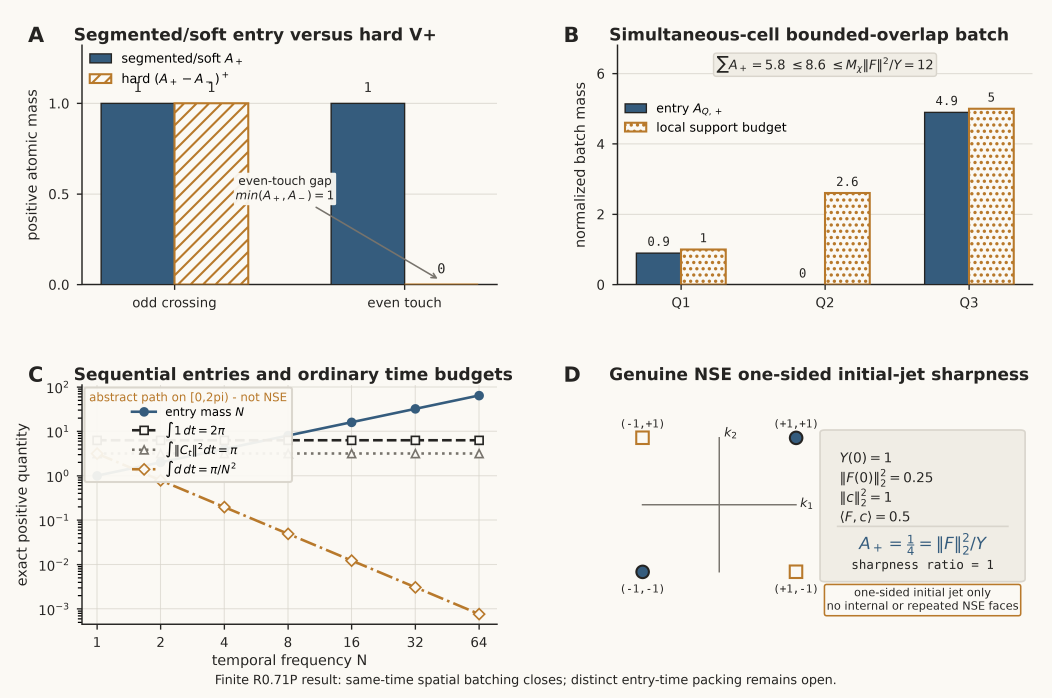
#> input picture figures/r071p-positive-entry-batching/fig-r071p-positive-entry-batching/figure.png, 4206 x 2790 px (shown at 1/4 size)
$ python qa_images.py
#> lines starting #> are read from the running program, lines starting #| are printed output that depends on the picture
#!/usr/bin/env python3
"""Build final-size color and true-grayscale QA previews."""

from __future__ import annotations

from pathlib import Path

from PIL import Image


ROOT = Path(__file__).resolve().parent
TARGET = (1780, 1180)  # 178 mm by 118 mm at 254 dpi.


def main() -> None:
    with Image.open(ROOT / "figure.png") as source:
#> source is the input picture: PIL image 4206x2790 RGBA; mean R, G, B, A 232.3, 231.3, 227, 255
        color = source.convert("RGB").resize(TARGET, Image.Resampling.LANCZOS)
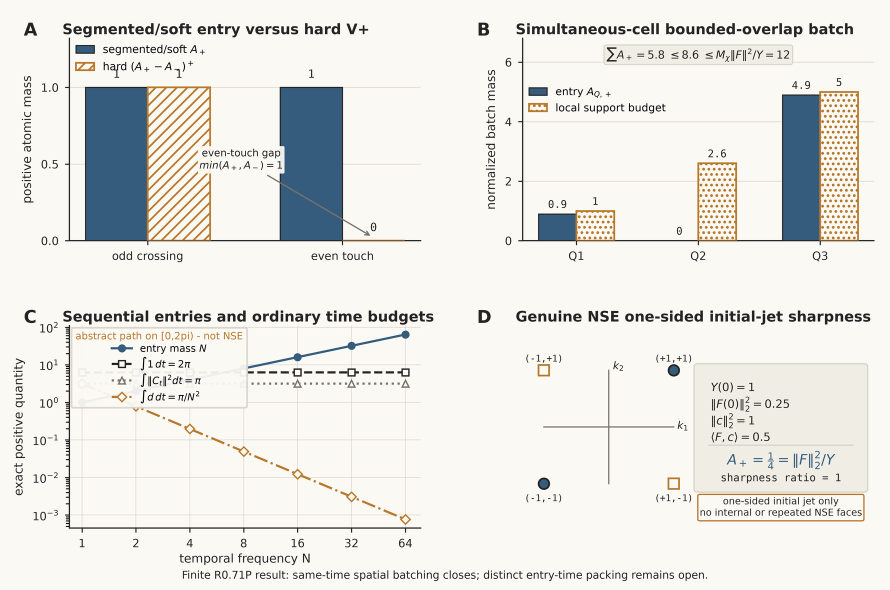
#> color: PIL image 1780x1180 RGB (shown at 1/2 size); mean R, G, B 232.2, 231.3, 227
    color.save(ROOT / "qa-original.png", dpi=(254, 254), optimize=True)
    gray = color.convert("L")
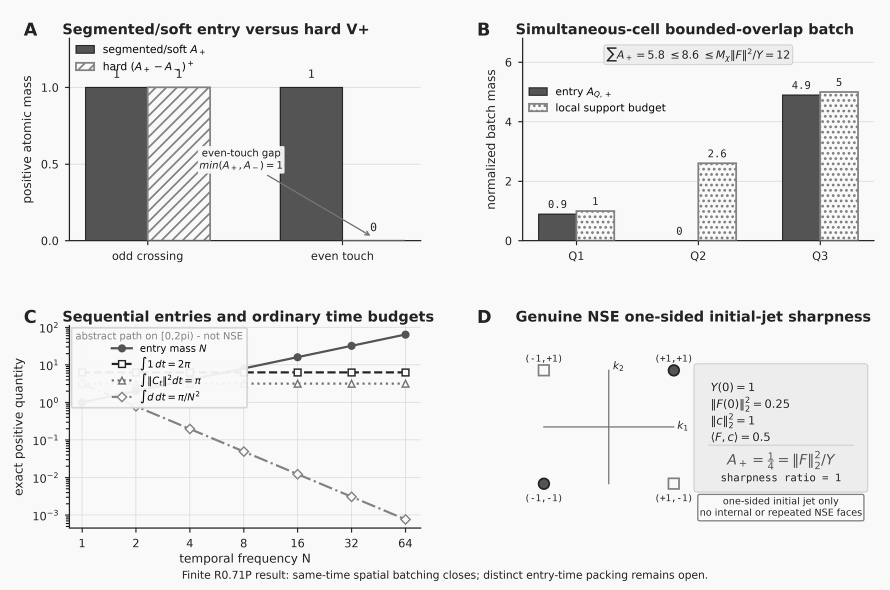
#> gray: PIL image 1780x1180 L (shown at 1/2 size); min 0, max 255, mean 231
    gray.save(ROOT / "qa-grayscale.png", dpi=(254, 254), optimize=True)


if __name__ == "__main__":
    main()
